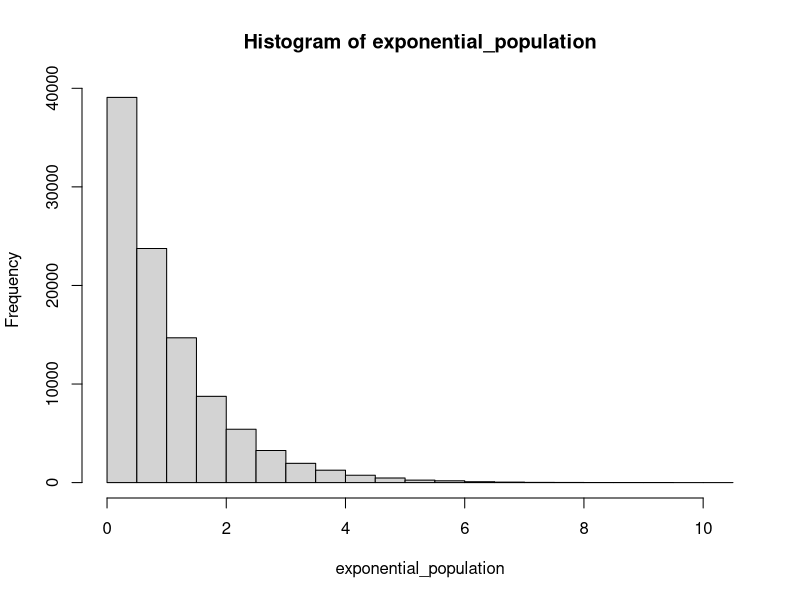
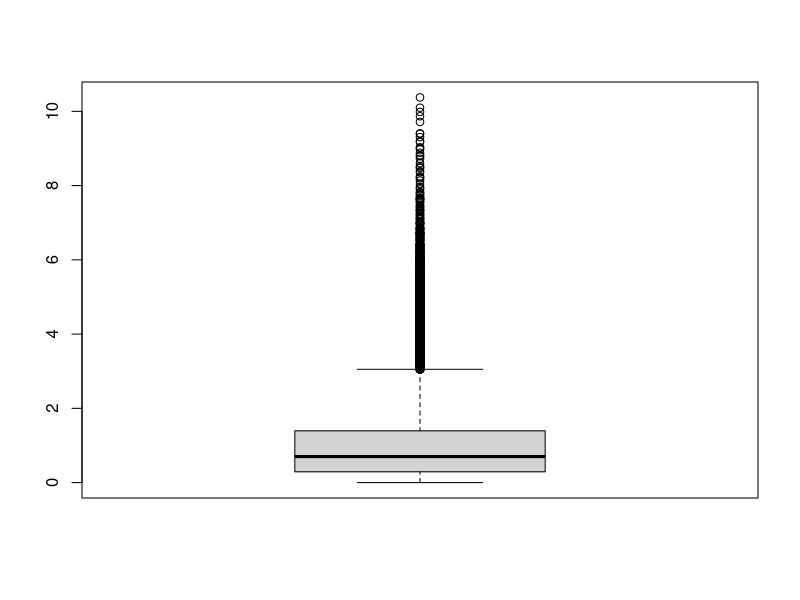
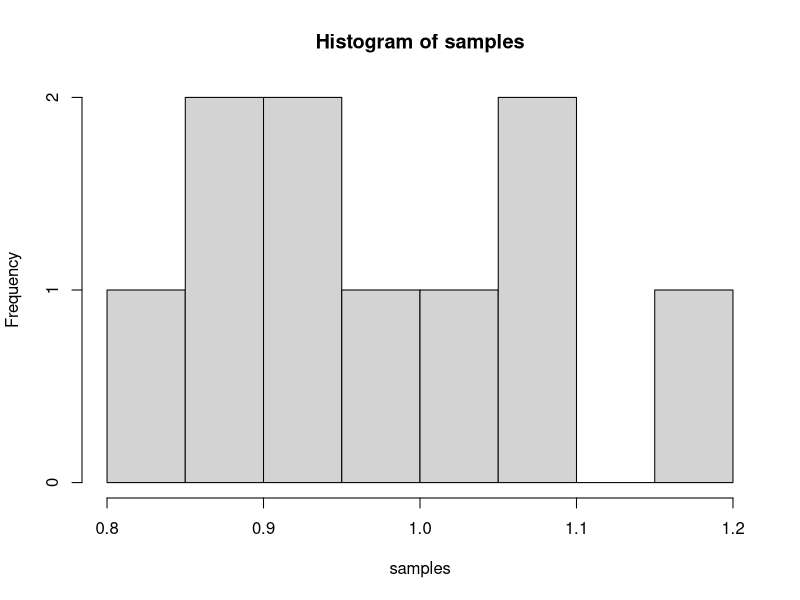
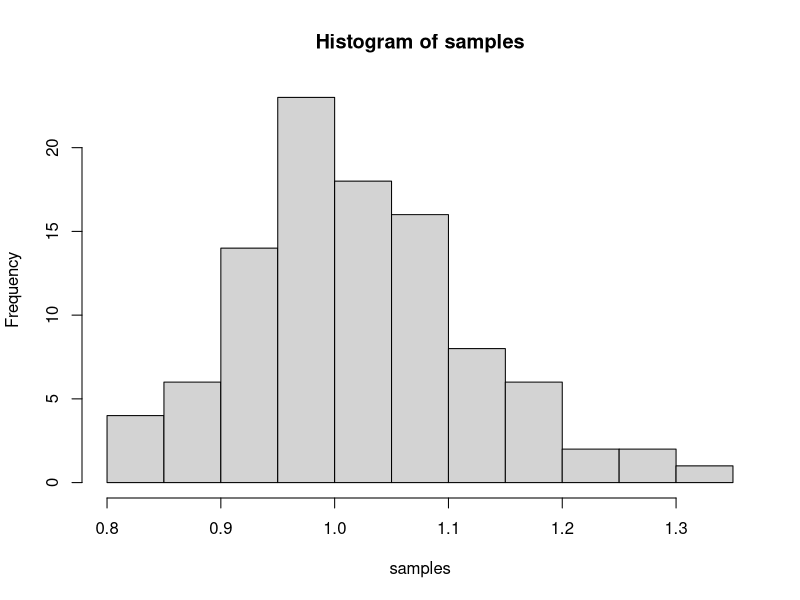
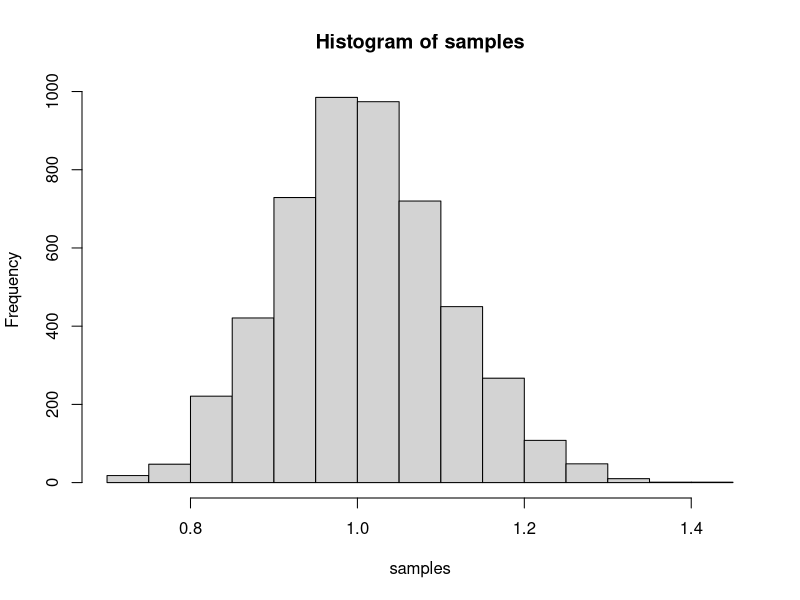
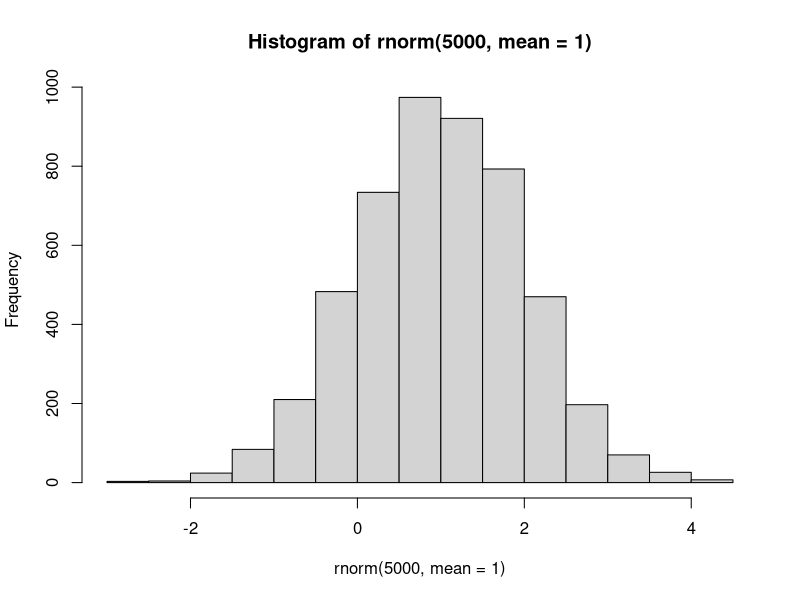
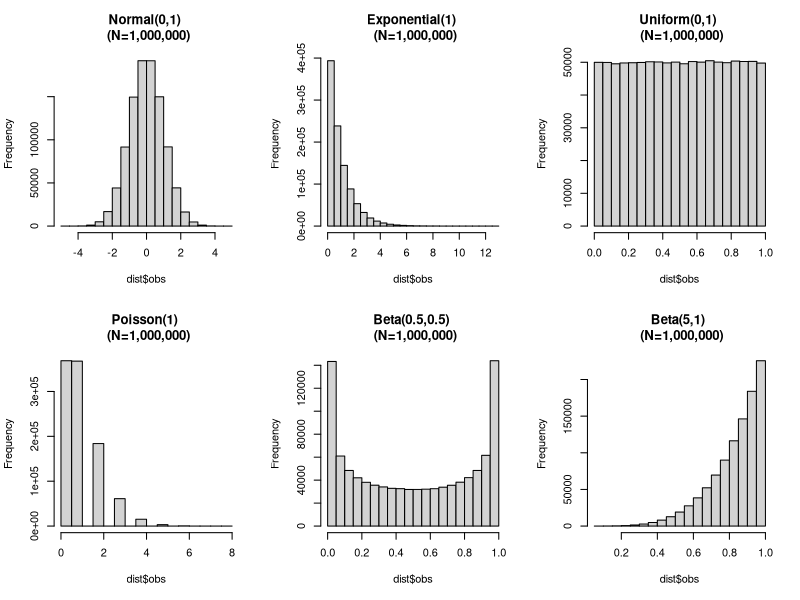
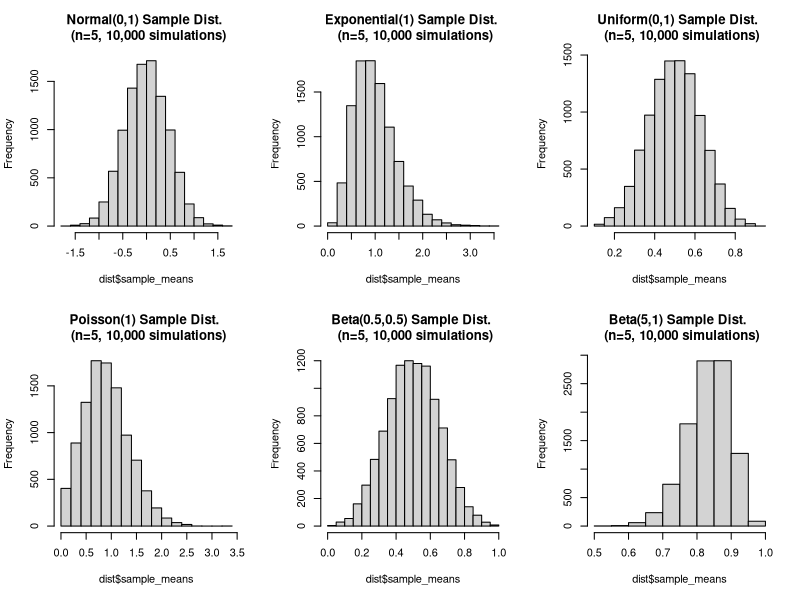

Recreate these plots in R, in order.
## ---- chunk 1
knitr::opts_chunk$set(echo = TRUE)
library(tidyverse)
## ---- chunk 2
exponential_population <- rexp(100000)

# Create histogram
hist(exponential_population)

# View the first 100 values
exponential_population[1:100]

# Summary stats
summary(exponential_population)
boxplot(exponential_population)
## ---- chunk 3
samples <- array()

for(i in 1:10){
  s <- sample(exponential_population, 100)
  mu <- mean(s)
  samples[i] <- mu
}

samples
hist(samples)
## ---- chunk 4
samples <- array()

for(i in 1:100){
  s <- sample(exponential_population, 100)
  mu <- mean(s)
  samples[i] <- mu
}

samples
hist(samples)
## ---- chunk 5
samples <- array()

for(i in 1:5000){
  s <- sample(exponential_population, 100)
  mu <- mean(s)
  samples[i] <- mu
}

hist(samples)
## ---- chunk 6
hist(rnorm(5000, mean=1))
## ---- chunk 7
# Function for simulating data from a given distribution
generate_dist <- function(name, sample_func, n, ss=0.1*n, sims){
  dist <- {}
  dist$name <- name
  dist$obs <- sample_func(n)
  dist$ss <- ss
  dist$sample_means <- array()
    
  for(i in seq(1:sims)){
    s <- sample(dist$obs, ss, replace=TRUE)
    mu <- mean(s)
    dist$sample_means[i] <- mu
  }
  
  return(dist)
}

# Modified sample functions to set default parameters
rpois_mod <- function(n){return(rpois(n=n, lambda=1))}
beta_05_05 <- function(n){return(rbeta(n=n, shape1=0.5, shape2=0.5))}
beta_5_1 <- function(n){return(rbeta(n=n, shape1=5, shape2=1))}

# Function for generating a list containing data from several distributions
generate_dist_list <- function(n, ss, sims){
  list_out <- list(
    generate_dist("Normal(0,1)", rnorm, n, ss, sims),
    generate_dist("Exponential(1)", rexp, n, ss, sims),
    generate_dist("Uniform(0,1)", runif, n, ss, sims),
    generate_dist("Poisson(1)", rpois_mod, n, ss, sims),
    generate_dist("Beta(0.5,0.5)", beta_05_05, n, ss, sims),
    generate_dist("Beta(5,1)", beta_5_1, n, ss, sims)
  )
  return(list_out)
}

# Create distribution list
dist_list <- generate_dist_list(1000000, ss=50, sims=10000)

# Set up and iterate through data list to plot
par(mfrow=c(2,3))
for(dist in dist_list){
  n_size <- format(length(dist$obs), big.mark=",")
  hist(dist$obs, main=paste0(dist$name, " \n (N=", n_size, ")"))
}
## ---- chunk 8
dist_list <- generate_dist_list(1000000, ss=5, sims=10000)

par(mfrow=c(2,3))
for(dist in dist_list){
  ss <- format(dist$ss)
  sims <- format(length(dist$sample_means), big.mark=",")
  hist(dist$sample_means, 
       main=paste0(dist$name, " Sample Dist. \n (n=", dist$ss, ", ", sims, " simulations)"))
}
## ---- chunk 9
dist_list <- generate_dist_list(1000000, ss=100, sims=10000)

par(mfrow=c(2,3))
for(dist in dist_list){
  ss <- format(dist$ss)
  sims <- format(length(dist$sample_means), big.mark=",")
  hist(dist$sample_means, 
       main=paste0(dist$name, " Sample Dist. \n (n=", dist$ss, ", ", sims, " simulations)"))
}
